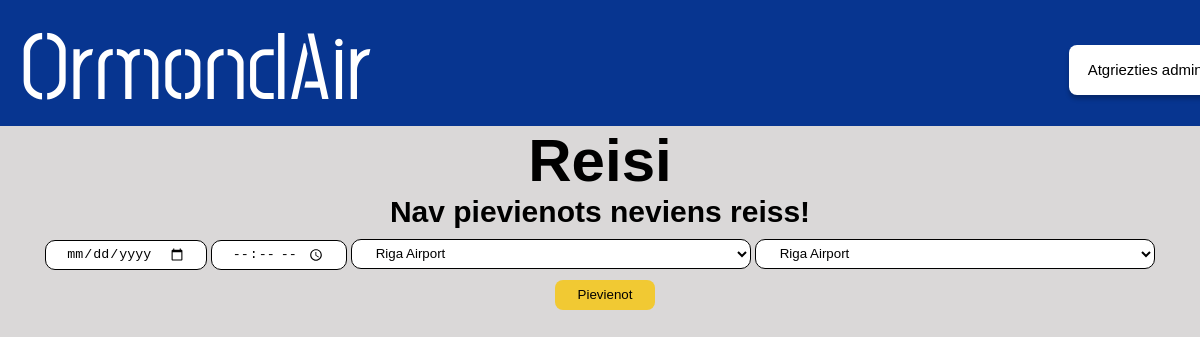
/admin/reisi, run on an earlier commit of the app's database.
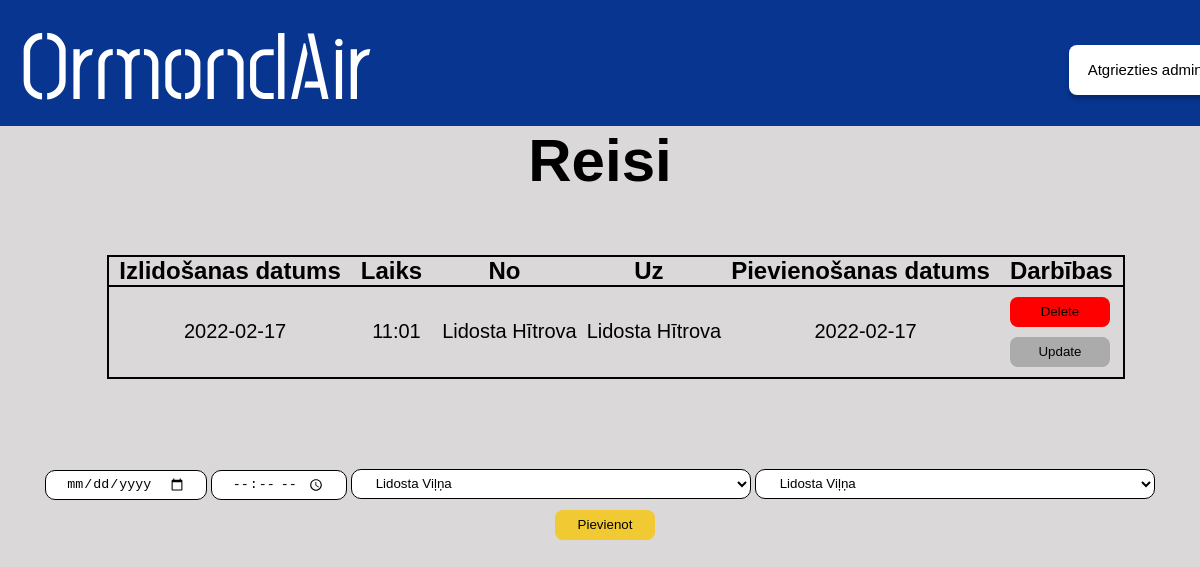
And on a later commit of the database.
### main.py (models this page shows, shortened)
class Reis(db.Model):
    id = db.Column(db.Integer, primary_key=True)
    datums = db.Column(db.String(200), nullable=False)
    laiks = db.Column(db.String(200), nullable=False)
    nolidostas = db.Column(db.String(200), nullable=False)
    uzlidostas = db.Column(db.String(200), nullable=False)
    date_created = db.Column(db.DateTime, default=datetime.utcnow)

### main.py (the view)
@app.route('/admin/reisi', methods=['POST', 'GET'])
def reis():
  if request.method == 'POST':
    new_reis = Reis(nolidostas=request.form['nolidostas'], uzlidostas=request.form['uzlidostas'], datums=request.form['datums'],laiks = request.form['laiks'])
    try:
      db.session.add(new_reis)
      db.session.commit()
      return redirect('/admin/reisi')
    except:
      return "Draugi nav labi!"
  else:
      lidostas = Lidosta.query.order_by(Lidosta.id).all()
      tasks = Reis.query.order_by(Reis.date_created).all()
      return render_template("adminreisi.html", tasks=tasks, lidostas=lidostas)

### templates/adminreisi.html (shortened to what this page needs)
<!DOCTYPE html>
<html lang="en">
  <head>
    <link href="/static/css/stylesheet.css" rel="stylesheet" />
  </head>
  <body>
    <div class="augsejaisBaneris">
      <a href="/"><h1 class="homePage">OrmondAir</h1></a>
      <a href="/admin"><button id="atgriezties_admin">Atgriezties admin</button></a>
    </div>
    <div class="apaksejaisBaneris">
      <h1 id="virsraksts">Reisi</h1>
      {% if tasks|length < 1 %}
      <h4 id="apaksraksts">Nav pievienots neviens reiss! </h4>
      {% else %}
      <div class="tabulaBox">
        <table class="tabula">
          <tr class="tabula">
            <th class="teksts">Izlidošanas datums</th>
            <th class="teksts">Laiks</th>
            <th class="teksts">No</th>
            <th class="teksts">Uz</th>
            <th class="teksts">Pievienošanas datums</th>
            <th class="teksts">Darbības</th>
          </tr>
          {% for task in tasks %}
            <tr class="tabula">
              <td class="dbteksts">{{ task.datums }}</td>
              <td class="dbteksts">{{ task.laiks }}</td>
              <td class="dbteksts">{{ task.nolidostas }}</td>
              <td class="dbteksts">{{ task.uzlidostas }}</td>
              <td class="dbteksts">{{ task.date_created.date() }}</td>
              <td>
                <a href="/delete_reisi/{{task.id}}"><button id=dzest>Delete</button></a>
                <br>
                <a href="/update_reisi/{{task.id}}"><button id=labot>Update</button></a>
              </td>
            </tr>
          {% endfor %}
        </table>
      </div>
      {% endif %}
      <form action="/admin/reisi" method="POST" id="form">
        <input class="inputdate" type="date" min="date" name="datums" id="datums" placeholder="datums" required>
        <input class="inputdate" type="time" type="text" name="laiks" id="laiks" placeholder="laiks" required>
        <select class="input" name="nolidostas" id="nolidostas" method="POST">
          {% for lidosta in lidostas %}
            <option value="{{lidosta.content}}">{{ lidosta.content }}</option>
          {% endfor %}
        </select>
        <select class="input" name="uzlidostas" id="uzlidostas" method="POST">
          {% for lidosta in lidostas %}
            <option value="{{lidosta.content}}">{{ lidosta.content }}</option>
          {% endfor %}
        </select>
        <input type="submit" value="Pievienot" id="pievienot">
      </form>
  </body>
</html>

What changed in the data, as far as the page shows it:
added Reis: datums "2022-02-17", laiks "11:01", nolidostas "Lidosta Hītrova", uzlidostas "Lidosta Hītrova", date_created "2022-02-17"
Also different on the page:
form field nolidostas: "Riga Airport" → "Lidosta Viļņa"
form field uzlidostas: "Riga Airport" → "Lidosta Viļņa"
text no longer shown: "Nav pievienots neviens reiss!"
text now shown: "Izlidošanas datums Laiks No Uz Pievienošanas datums Darbības"
